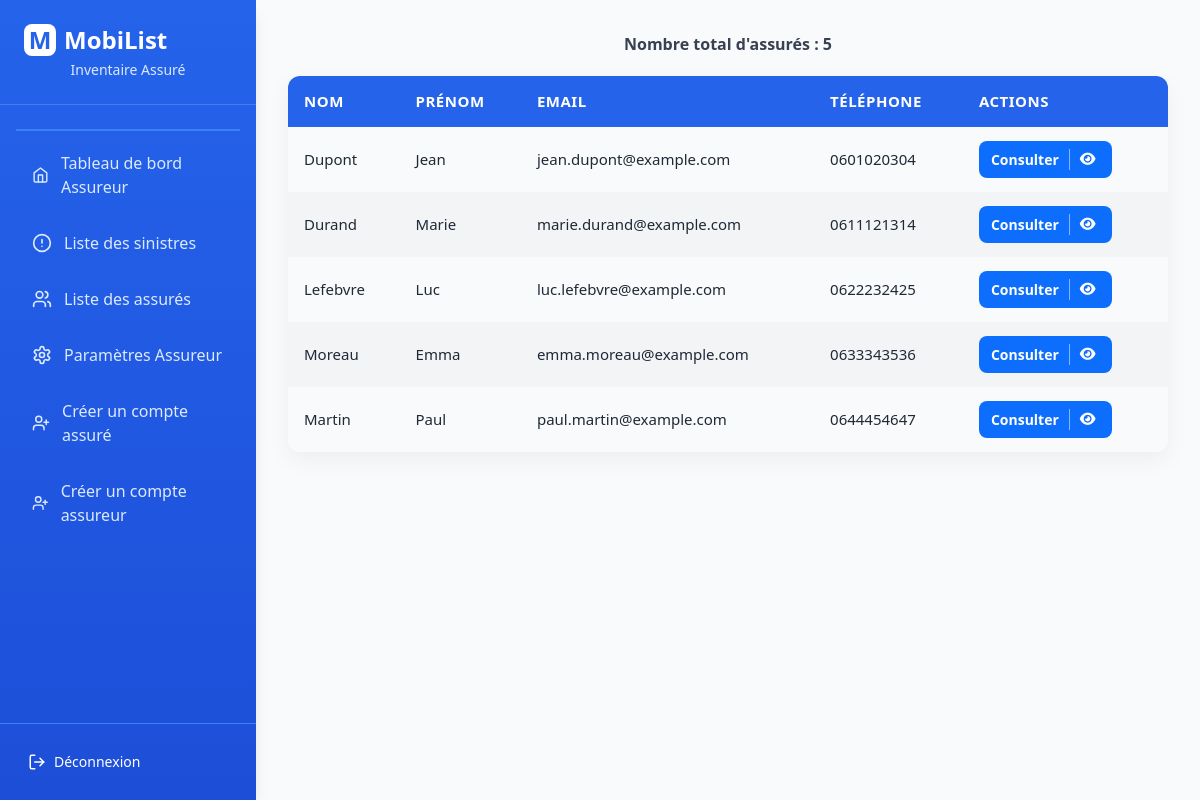
Screenshot of /liste_assures/ (signed in) with the database file from the repository.
### monApp/database/assure.py (models this page shows, shortened)
class Assure(db.Model, UserMixin):
    __tablename__ = 'assure'
    id_assure = db.Column(db.Integer, primary_key=True)
    nom = db.Column(db.String(100))
    prenom = db.Column(db.String(100))
    date_naissance = db.Column(db.String(100))
    email = db.Column(db.String(100), db.ForeignKey('user.Login'), unique=True)
    mdp_assure = db.Column(db.String(255), nullable=False)
    telephone = db.Column(db.String(20))
    id_assureur = db.Column(db.Integer, db.ForeignKey('assureur.id_assureur'), nullable=False)
    logements = db.relationship('Logement', secondary=possede, backref=db.backref('assures', lazy='subquery'), lazy='subquery')

### monApp/views.py (the view)
@app.route('/liste_assures/')
@login_required
def liste_assures():
    if not current_user.assureur_profile:
        flash("Accès non autorisé.", "danger")
        return redirect(url_for('login'))
    assureur = current_user.assureur_profile
    assures = Assure.query.filter_by(id_assureur=assureur.id_assureur).all()
    return render_template('assureur/liste_assures.html', assures=assures)

### monApp/database/user.py (called while the page is built)
    @property
    def is_assureur(self):
        return self.assureur_profile is not None

### monApp/views.py (called while the page is built)
@login_manager.user_loader
def load_user(user_id):
    return User.query.get(user_id)

### monApp/templates/assureur/liste_assures.html (shortened to what this page needs)
{% extends "base.html" %}
{% block head %}
<link rel="stylesheet" href="{{ url_for('static', filename='css/listes.css') }}">
<link rel="stylesheet" href="https://cdnjs.cloudflare.com/ajax/libs/font-awesome/6.0.0-beta3/css/all.min.css">
{% endblock %}
{% block content %}
<div class="p-8">
<p><strong>Nombre total d'assurés : {{ assures|length }}</strong></p>
<table class="table table-striped table-bordered table-hover assures-table">
    <thead>
        <tr>
            <th>Nom</th>
            <th>Prénom</th>
            <th>Email</th>
            <th>Téléphone</th>
            <th>Actions</th>
        </tr>
    </thead>
    <tbody>
        {% for assure in assures %}
        <tr>
            <td>{{ assure.nom }}</td>
            <td>{{ assure.prenom }}</td>
            <td>{{ assure.email }}</td>
            <td>{{ assure.telephone }}</td>
            <td>
                <div class="task-controls">
                    <a href="{{ url_for('detail_assure', id=assure.id_assure) }}" class="btn btn-info" title="Voir les détails">Consulter<i class="fas fa-eye"></i></a>
                </div>
            </td>
        </tr>
        {% endfor %}
    </tbody>
</table>
</div>
{% endblock %}

### monApp/static/css/listes.css (style rules this page uses)
* { margin: 0; padding: 0; box-sizing: border-box; }
body { font-family: 'Segoe UI', Tahoma, Geneva, Verdana, sans-serif; background-color: #ffffff; min-height: 100vh; color: #1f2937; }
p { font-size: 16px; color: #374151; margin-bottom: 20px; text-align: center; }
.btn { display: inline-block; padding: 10px 18px; border-radius: 12px; font-weight: 600; text-decoration: none; transition: all 0.3s ease; font-size: 15px; border: none; }
.task-controls .btn { margin-right: 6px; font-size: 14px; padding: 8px 12px; display: inline-flex; align-items: center; justify-content: center; }
.btn-info { background: #3b82f6; color: #fff; }
.table { width: 100%; border-collapse: collapse; margin-top: 20px; border-radius: 12px; overflow: hidden; box-shadow: 0 8px 25px rgba(0, 0, 0, 0.05); }
.table th, .table td { padding: 14px 16px; text-align: left; font-size: 15px; }
.table th { background-color: #2563eb; color: #fff; font-weight: 600; text-transform: uppercase; letter-spacing: 0.5px; }
.table-striped tbody tr:nth-child(even) { background-color: #f3f4f6; }
.task-controls i { margin-right: 4px; }
.btn { display: inline-flex; align-items: center; padding: 10px 16px; border-radius: 8px; text-decoration: none; font-size: 16px; font-weight: 600; border: none; cursor: pointer; transition: all 0.2s ease; color: #fff; }
.btn-info { background-color: #0d6efd; }
.btn i { margin-left: 10px; border-left: 1px solid rgba(255, 255, 255, 0.5); padding-left: 10px; line-height: inherit; vertical-align: middle; }

### rows the page displays
Assure: nom "Dupont", prenom "Jean", email "jean.dupont@example.com", telephone "0601020304"
Assure: nom "Durand", prenom "Marie", email "marie.durand@example.com", telephone "0611121314"
Assure: nom "Lefebvre", prenom "Luc", email "luc.lefebvre@example.com", telephone "0622232425"
Assure: nom "Moreau", prenom "Emma", email "emma.moreau@example.com", telephone "0633343536"
Assure: nom "Martin", prenom "Paul", email "paul.martin@example.com", telephone "0644454647"

### other values shown
{{ assures|length }} "5"
